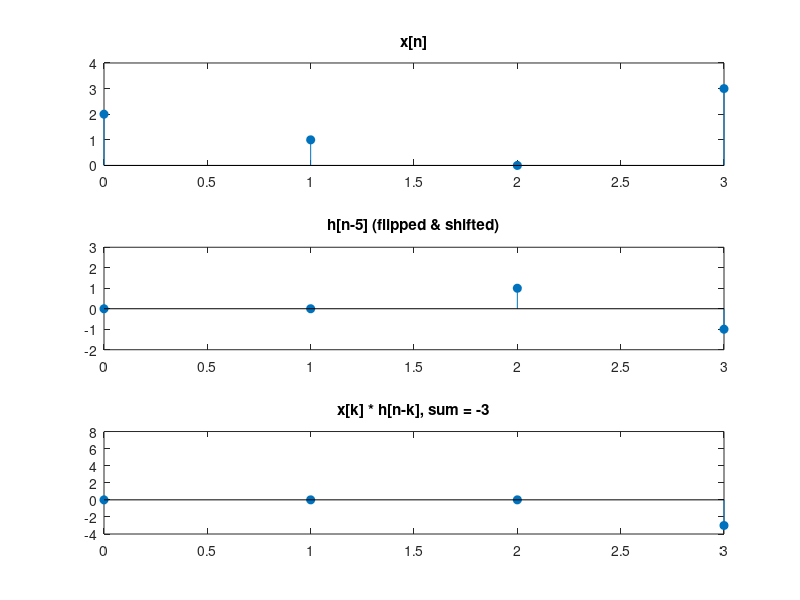

MATLAB code to generate this figure:
% Discrete-Time Convolution Visualization (modified input)
x = [2 1 0 3];        % Input signal x[n] (was [1 2 3])
h = [1 -1 2];         % Impulse response h[n] (was [1 1])
N = length(x) + length(h) - 1;

figure;
for n = 0:N-1
    clf;
    k = 0:length(x)-1;
    hk = fliplr(h);                   % Flip h[n]
    hk_shifted = zeros(1, length(x)); % Shifted version
    for i = 1:length(h)
        if (n - i + 1 >= 1) && (n - i + 1 <= length(x))
            hk_shifted(n - i + 1) = hk(i);
        end
    end
    product = x .* hk_shifted;        % Multiply
    y_n = sum(product);               % Sum

    subplot(3,1,1); stem(k, x, 'filled'); title('x[n]'); ylim([0 4]);
    subplot(3,1,2); stem(k, hk_shifted, 'filled'); title(['h[n-' num2str(n) '] (flipped & shifted)']); ylim([-2 3]);
    subplot(3,1,3); stem(k, product, 'filled'); title(['x[k] * h[n-k], sum = ' num2str(y_n)]); ylim([-4 8]);

    pause(1);  % Pause to animate each step
end


